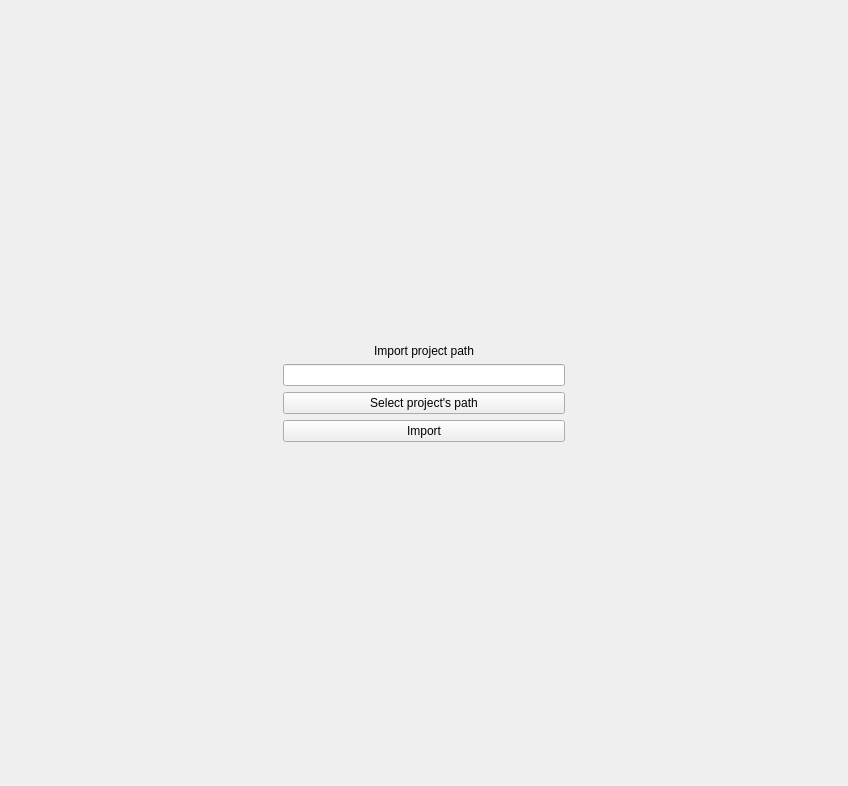
<?xml version="1.0" encoding="UTF-8"?>
<ui version="4.0">
 <class>importWidget</class>
 <widget class="QWidget" name="importWidget">
  <property name="geometry">
   <rect>
    <x>0</x>
    <y>0</y>
    <width>848</width>
    <height>786</height>
   </rect>
  </property>
  <property name="windowTitle">
   <string>Form</string>
  </property>
  <property name="autoFillBackground">
   <bool>false</bool>
  </property>
  <property name="styleSheet">
   <string notr="true">QLabel#settingsLabel {
	color: #4f4f4f;
	font: 25pt &quot;Segoe UI&quot; ;
}

	* {
            font: 20px &quot;Segoe UI&quot; ;
        }	</string>
  </property>
  <layout class="QGridLayout" name="gridLayout">
   <property name="leftMargin">
    <number>0</number>
   </property>
   <property name="topMargin">
    <number>0</number>
   </property>
   <property name="rightMargin">
    <number>0</number>
   </property>
   <property name="bottomMargin">
    <number>0</number>
   </property>
   <item row="3" column="0">
    <spacer name="horizontalSpacer">
     <property name="orientation">
      <enum>Qt::Horizontal</enum>
     </property>
     <property name="sizeHint" stdset="0">
      <size>
       <width>40</width>
       <height>20</height>
      </size>
     </property>
    </spacer>
   </item>
   <item row="3" column="1">
    <widget class="QPushButton" name="pushButton">
     <property name="text">
      <string>Select project's path</string>
     </property>
    </widget>
   </item>
   <item row="2" column="1">
    <widget class="QLineEdit" name="lineEdit"/>
   </item>
   <item row="4" column="1">
    <widget class="QPushButton" name="pushButton_2">
     <property name="text">
      <string>Import</string>
     </property>
    </widget>
   </item>
   <item row="0" column="1">
    <spacer name="verticalSpacer_2">
     <property name="orientation">
      <enum>Qt::Vertical</enum>
     </property>
     <property name="sizeHint" stdset="0">
      <size>
       <width>20</width>
       <height>40</height>
      </size>
     </property>
    </spacer>
   </item>
   <item row="1" column="1">
    <widget class="QLabel" name="label">
     <property name="text">
      <string>Import project path</string>
     </property>
     <property name="alignment">
      <set>Qt::AlignCenter</set>
     </property>
    </widget>
   </item>
   <item row="5" column="1">
    <spacer name="verticalSpacer">
     <property name="orientation">
      <enum>Qt::Vertical</enum>
     </property>
     <property name="sizeHint" stdset="0">
      <size>
       <width>20</width>
       <height>40</height>
      </size>
     </property>
    </spacer>
   </item>
   <item row="3" column="2">
    <spacer name="horizontalSpacer_2">
     <property name="orientation">
      <enum>Qt::Horizontal</enum>
     </property>
     <property name="sizeHint" stdset="0">
      <size>
       <width>40</width>
       <height>20</height>
      </size>
     </property>
    </spacer>
   </item>
  </layout>
 </widget>
 <resources>
  <include location="../resources.qrc"/>
  <include location="../resources.qrc"/>
  <include location="../resources.qrc"/>
 </resources>
 <connections/>
</ui>
